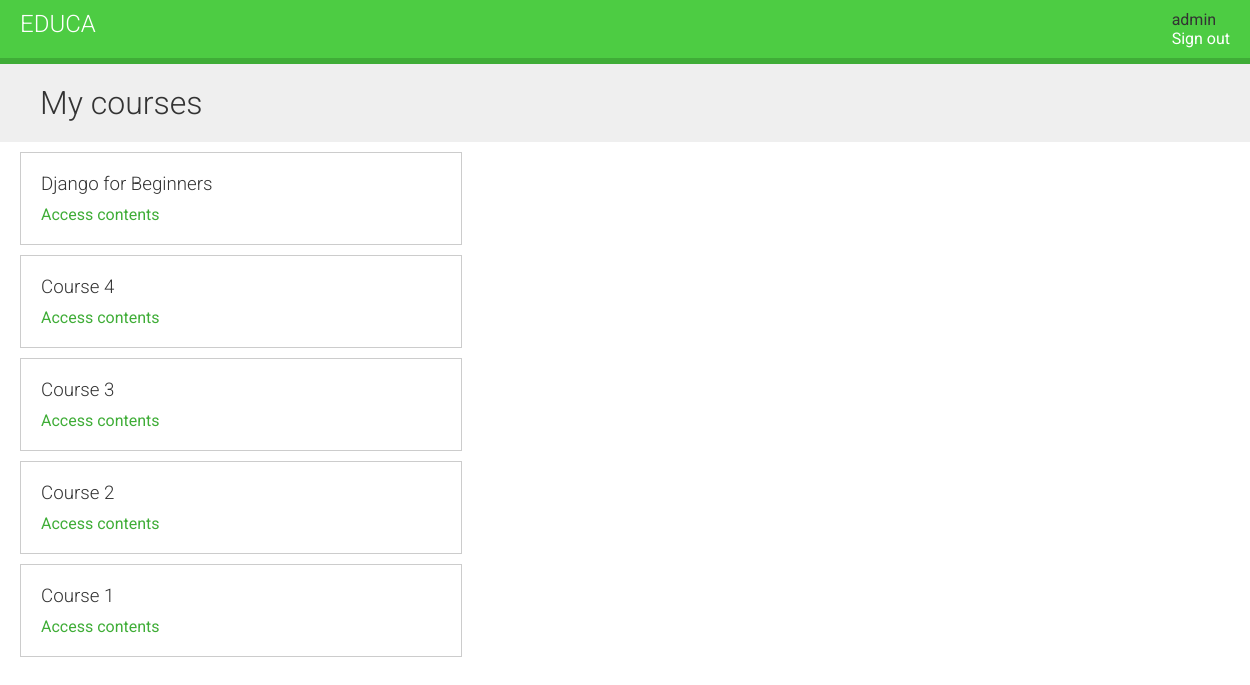
The page /students/courses/ (signed in) on the database its author committed.
### courses/models.py (models this page shows, shortened)
class Course(models.Model):
    owner = models.ForeignKey(User,
                              related_name='courses_created',
                              on_delete=models.CASCADE)
    subject = models.ForeignKey(Subject,
                                related_name='courses',
                                on_delete=models.CASCADE)
    title = models.CharField(max_length=200)
    slug = models.SlugField(max_length=200, unique=True, blank=True)
    overview = models.TextField()
    created = models.DateTimeField(auto_now_add=True)
    students = models.ManyToManyField(User,
                                    related_name='courses_joined',
                                    blank=True)
    class Meta:
        ordering = ['-created']

### students/views.py (the view)
# urls.py: path('courses/', views.StudentCourseListView.as_view(), name='student_course_list'),
class StudentCourseListView(LoginRequiredMixin, ListView):
    model = Course
    template_name = 'students/course/list.html'
    def get_queryset(self):
        qs = super().get_queryset()
        return qs.filter(students__in=[self.request.user])

### students/templates/students/course/list.html (shortened to what this page needs)
{% extends "base.html" %}
{% block content %}
    <h1>My courses</h1>
    <div class='module'>
        {% for course in object_list %}
            <div class='course-info'>
                <h3>{{ course.title}}</h3>
                <p><a href="{% url "student_course_detail" course.id %}">
                    Access contents
                </a></p>
            </div>
        {% empty %}
            <p>
                You are not enrolled in any courses yet.
                <a href="{% url "course_list" %}">Browse courses</a> to enroll on a course.
            </p>
        {% endfor %}
    </div>
{% endblock content %}

### courses/templates/base.html (shortened to what this page needs)
{% load static %}
<!DOCTYPE html>
<html lang="en">
<head>
    <link rel="stylesheet" href="{% static 'css/base.css' %}">
</head>
<body>
    <div id="header">
        <a href="/" class="logo">Educa</a>
        <ul class="menu">
            {% if request.user.is_authenticated %}
            <li>{{ request.user }}</li>
            <li><a href="{% url 'logout' %}">Sign out</a></li>
            {% else %}
            <li><a href="{% url 'login' %}">Sign in</a></li>
            {% endif %}
        </ul>
    </div>
    <div id="content">
    {% block content %}
    {% endblock %}
    </div>
</body>
</html>

### courses/static/css/base.css (style rules this page uses)
body { margin:0; font-family:'Roboto', sans-serif; font-weight:400; color:#333; }
a { color:#3fad37; text-decoration:none; }
ul { float:left; }
h1, h2, h3, h4, h5, h6 { font-family:'Roboto', sans-serif; font-weight:300; }
h1 { background:#efefef; width:100%; overflow:auto; padding:20px 0 20px 40px; margin:0; }
.module { padding:10px 20px; float:left; width:600px; }
.module h3 { margin:20px 0 0; padding:0; width:100%; }
.module p { margin:10px 0 20px; width:100%; float:left; }
#header { background:#4dcc43; overflow:auto; padding:10px 20px; border-bottom:6px solid #3fad37; }
#header .logo { text-decoration:none; font-family:'Roboto', sans-serif; font-weight:300; text-transform:uppercase; font-size:24px; color:#fff; float:left; }
#header a { color:#fff; }
#header .menu { list-style:none; float:right; margin:0; padding:0; }
.course-info { border:1px solid #ccc; padding:0 20px; margin-bottom:10px; width:400px; overflow:auto; }
.course-info a { margin-right:10px; }

### rows shown on the page
Course: title "Django for Beginners"
Course: title "Course 4"
Course: title "Course 3"
Course: title "Course 2"
Course: title "Course 1"

### other values the page prints
{{ request.user }} "admin"
